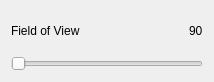
<?xml version="1.0" encoding="UTF-8"?>
<ui version="4.0">
 <class>FishEyeCameraParameterWidget</class>
 <widget class="QWidget" name="FishEyeCameraParameterWidget">
  <property name="geometry">
   <rect>
    <x>0</x>
    <y>0</y>
    <width>214</width>
    <height>82</height>
   </rect>
  </property>
  <property name="windowTitle">
   <string>Form</string>
  </property>
  <layout class="QVBoxLayout" name="verticalLayout_2">
   <item>
    <layout class="QVBoxLayout" name="verticalLayout">
     <item>
      <layout class="QHBoxLayout" name="horizontalLayout">
       <item>
        <widget class="QLabel" name="label">
         <property name="text">
          <string>Field of View</string>
         </property>
        </widget>
       </item>
       <item>
        <spacer name="horizontalSpacer">
         <property name="orientation">
          <enum>Qt::Horizontal</enum>
         </property>
         <property name="sizeHint" stdset="0">
          <size>
           <width>40</width>
           <height>20</height>
          </size>
         </property>
        </spacer>
       </item>
       <item>
        <widget class="QLabel" name="m_fieldOfViewLabel">
         <property name="text">
          <string>90</string>
         </property>
        </widget>
       </item>
      </layout>
     </item>
     <item>
      <widget class="QSlider" name="m_fieldOfViewSlider">
       <property name="minimum">
        <number>45</number>
       </property>
       <property name="maximum">
        <number>360</number>
       </property>
       <property name="orientation">
        <enum>Qt::Horizontal</enum>
       </property>
      </widget>
     </item>
    </layout>
   </item>
  </layout>
 </widget>
 <resources/>
 <connections>
  <connection>
   <sender>m_fieldOfViewSlider</sender>
   <signal>valueChanged(int)</signal>
   <receiver>m_fieldOfViewLabel</receiver>
   <slot>setNum(int)</slot>
   <hints>
    <hint type="sourcelabel">
     <x>157</x>
     <y>57</y>
    </hint>
    <hint type="destinationlabel">
     <x>289</x>
     <y>23</y>
    </hint>
   </hints>
  </connection>
 </connections>
</ui>
